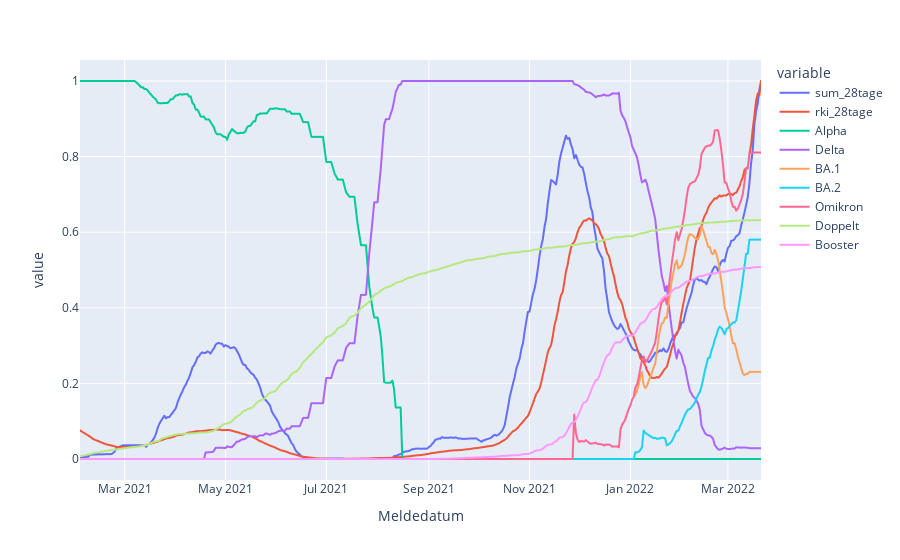

The code cell stored with this chart in its notebook:
### Code cell
## Prepare windowed data
scaler = MinMaxScaler()
# df_scaled = df.copy().filter(("sum_14tage", "sum_7tage", "rki_14tage", "rki_7tage"))#, "Omikron"))
df_scaled = df.copy().filter((f"sum_{k}tage",)).join(df.filter(regex=f"^rki_{k}\w+"))
df_scaled = pd.DataFrame(scaler.fit_transform(df_scaled), columns=df_scaled.columns, index=df_scaled.index).join(df.filter(("Alpha", "Delta", "BA.1", "BA.2", "Omikron"))).join(df.filter(regex="(Booster|Doppelt).*"))
# df_scaled = pd.DataFrame(scaler.fit_transform(df_scaled), columns=df_scaled.columns, index=df_scaled.index).join(df.filter(("Alpha", "Delta", "BA.1", "BA.2"))).join(df.filter(regex="(Booster|Doppelt).*"))
# df_scaled = pd.DataFrame(scaler.fit_transform(df_scaled), columns=df_scaled.columns, index=df_scaled.index).join(df.filter(("Alpha", "Delta", "Omikron"))).join(df.filter(regex="(Booster|Doppelt).*"))
# df_scaled = pd.DataFrame(scaler.fit_transform(df_scaled), columns=df_scaled.columns, index=df.index).join(df.drop(df.filter(regex=r"(\w+tage)").columns, axis=1))
X = np.array([win.values.transpose() for win in df_scaled.filter(regex=f"^(?!rki_{k}tage)").rolling(30) if len(win) == 30][:-1])
y = np.array([win.values[-1] for win in df_scaled.filter((f"rki_{k}tage",)).rolling(31) if len(win) == 31])
# X_train, X_test, y_train, y_test = train_test_split(X[:-30,:,:], y[:-30,:], random_state=1) # exclude last 30 days
X_train, X_test, y_train, y_test = train_test_split(X[:-14,:,:], y[:-14,:], random_state=1) # exclude last 14 days
# df_scaled.plot(figsize=(20, 5))
px.line(df_scaled)

### Figure 1 — Plotly figure (JSON) as saved in the notebook; plotly's stock layout.template omitted (floating-point values rounded to 4 significant figures; data arrays with more than 128 entries replaced by an {"elided": "..."} marker saying what was removed)
{"data": [{"hovertemplate": "variable=sum_28tage<br>Meldedatum=%{x}<br>value=%{y}<extra></extra>", "legendgroup": "sum_28tage", "line": {"color": "#636efa", "dash": "solid"}, "marker": {"symbol": "circle"}, "mode": "lines", "name": "sum_28tage", "showlegend": true, "type": "scattergl", "x": {"elided": "374 str values"}, "xaxis": "x", "y": {"elided": "374 float values"}, "yaxis": "y"}, {"hovertemplate": "variable=rki_28tage<br>Meldedatum=%{x}<br>value=%{y}<extra></extra>", "legendgroup": "rki_28tage", "line": {"color": "#EF553B", "dash": "solid"}, "marker": {"symbol": "circle"}, "mode": "lines", "name": "rki_28tage", "showlegend": true, "type": "scattergl", "x": {"elided": "374 str values"}, "xaxis": "x", "y": {"elided": "374 float values"}, "yaxis": "y"}, {"hovertemplate": "variable=Alpha<br>Meldedatum=%{x}<br>value=%{y}<extra></extra>", "legendgroup": "Alpha", "line": {"color": "#00cc96", "dash": "solid"}, "marker": {"symbol": "circle"}, "mode": "lines", "name": "Alpha", "showlegend": true, "type": "scattergl", "x": {"elided": "374 str values"}, "xaxis": "x", "y": {"elided": "374 float values"}, "yaxis": "y"}, {"hovertemplate": "variable=Delta<br>Meldedatum=%{x}<br>value=%{y}<extra></extra>", "legendgroup": "Delta", "line": {"color": "#ab63fa", "dash": "solid"}, "marker": {"symbol": "circle"}, "mode": "lines", "name": "Delta", "showlegend": true, "type": "scattergl", "x": {"elided": "374 str values"}, "xaxis": "x", "y": {"elided": "374 float values"}, "yaxis": "y"}, {"hovertemplate": "variable=BA.1<br>Meldedatum=%{x}<br>value=%{y}<extra></extra>", "legendgroup": "BA.1", "line": {"color": "#FFA15A", "dash": "solid"}, "marker": {"symbol": "circle"}, "mode": "lines", "name": "BA.1", "showlegend": true, "type": "scattergl", "x": {"elided": "374 str values"}, "xaxis": "x", "y": {"elided": "374 float values"}, "yaxis": "y"}, {"hovertemplate": "variable=BA.2<br>Meldedatum=%{x}<br>value=%{y}<extra></extra>", "legendgroup": "BA.2", "line": {"color": "#19d3f3", "dash": "solid"}, "marker": {"symbol": "circle"}, "mode": "lines", "name": "BA.2", "showlegend": true, "type": "scattergl", "x": {"elided": "374 str values"}, "xaxis": "x", "y": {"elided": "374 float values"}, "yaxis": "y"}, {"hovertemplate": "variable=Omikron<br>Meldedatum=%{x}<br>value=%{y}<extra></extra>", "legendgroup": "Omikron", "line": {"color": "#FF6692", "dash": "solid"}, "marker": {"symbol": "circle"}, "mode": "lines", "name": "Omikron", "showlegend": true, "type": "scattergl", "x": {"elided": "374 str values"}, "xaxis": "x", "y": {"elided": "374 float values"}, "yaxis": "y"}, {"hovertemplate": "variable=Doppelt<br>Meldedatum=%{x}<br>value=%{y}<extra></extra>", "legendgroup": "Doppelt", "line": {"color": "#B6E880", "dash": "solid"}, "marker": {"symbol": "circle"}, "mode": "lines", "name": "Doppelt", "showlegend": true, "type": "scattergl", "x": {"elided": "374 str values"}, "xaxis": "x", "y": {"elided": "374 float values"}, "yaxis": "y"}, {"hovertemplate": "variable=Booster<br>Meldedatum=%{x}<br>value=%{y}<extra></extra>", "legendgroup": "Booster", "line": {"color": "#FF97FF", "dash": "solid"}, "marker": {"symbol": "circle"}, "mode": "lines", "name": "Booster", "showlegend": true, "type": "scattergl", "x": {"elided": "374 str values"}, "xaxis": "x", "y": {"elided": "374 float values"}, "yaxis": "y"}], "layout": {"legend": {"title": {"text": "variable"}, "tracegroupgap": 0}, "margin": {"t": 60}, "xaxis": {"anchor": "y", "domain": [0, 1], "title": {"text": "Meldedatum"}}, "yaxis": {"anchor": "x", "domain": [0, 1], "title": {"text": "value"}}}}
